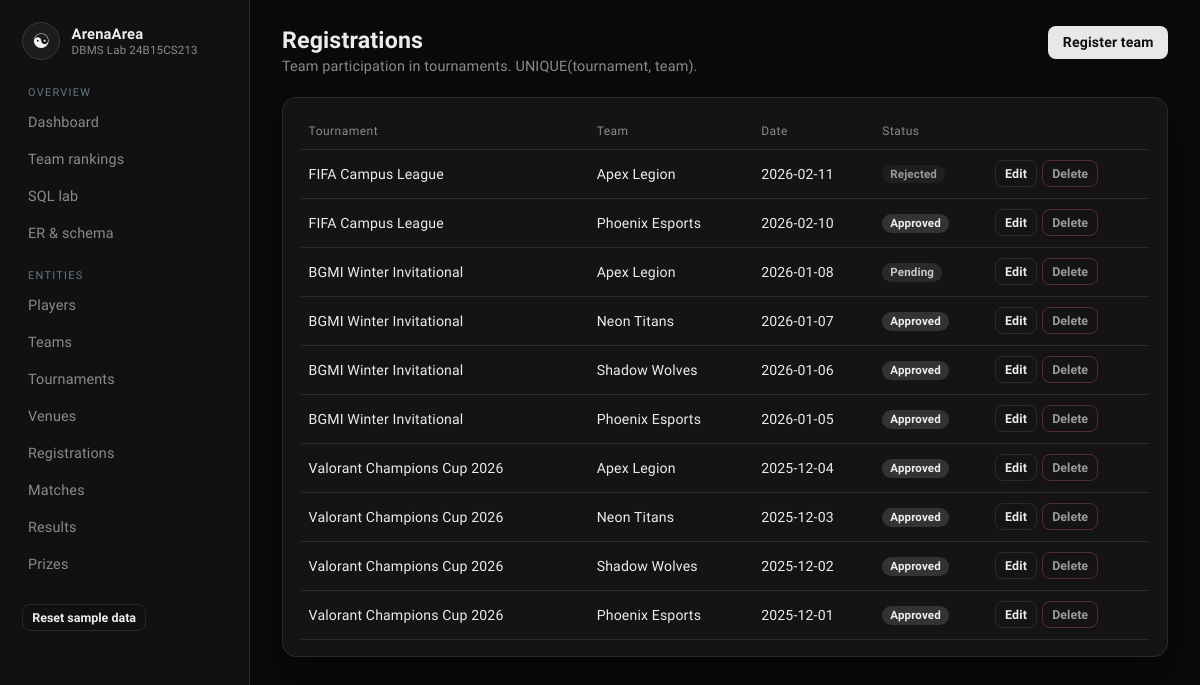
The page /registrations on the database its author committed.
### tables this page shows
CREATE TABLE Registration (
    registration_id   INTEGER PRIMARY KEY AUTOINCREMENT,
    tournament_id     INTEGER NOT NULL,
    team_id           INTEGER NOT NULL,
    registration_date TEXT    NOT NULL,
    status            TEXT    NOT NULL DEFAULT 'Pending'
                              CHECK (status IN ('Pending', 'Approved', 'Rejected')),
    UNIQUE (tournament_id, team_id),
    FOREIGN KEY (tournament_id) REFERENCES Tournament(tournament_id) ON DELETE CASCADE,
    FOREIGN KEY (team_id)       REFERENCES Team(team_id)           ON DELETE RESTRICT
);

CREATE TABLE Tournament (
    tournament_id   INTEGER PRIMARY KEY AUTOINCREMENT,
    tournament_name TEXT    NOT NULL,
    game_title      TEXT    NOT NULL,
    start_date      TEXT    NOT NULL,
    end_date        TEXT    NOT NULL,
    status          TEXT    NOT NULL CHECK (status IN ('Upcoming', 'Ongoing', 'Completed')),
    organizer_name  TEXT    NOT NULL,
    max_teams       INTEGER NOT NULL CHECK (max_teams >= 2),
    CHECK (end_date >= start_date)
);

CREATE TABLE Team (
    team_id      INTEGER PRIMARY KEY AUTOINCREMENT,
    team_name    TEXT    NOT NULL UNIQUE,
    coach_name   TEXT    NOT NULL,
    founded_year INTEGER NOT NULL CHECK (founded_year BETWEEN 2000 AND 2100),
    status       TEXT    NOT NULL DEFAULT 'Active'
                         CHECK (status IN ('Active', 'Inactive'))
);

### app.py (the view)
@app.route("/registrations")
def registrations_list():
    rows = query(
        """
        SELECT r.*, t.tournament_name, tm.team_name
        FROM Registration r
        JOIN Tournament t ON t.tournament_id = r.tournament_id
        JOIN Team tm ON tm.team_id = r.team_id
        ORDER BY r.registration_date DESC
        """
    )
    return render_template("registrations.html", rows=rows)

### app.py (called while the page is built)
def get_db():
    if "db" not in g:
        g.db = sqlite3.connect(DB_PATH)
        g.db.row_factory = sqlite3.Row
        g.db.execute("PRAGMA foreign_keys = ON")
    return g.db

def query(sql, args=(), one=False):
    cur = get_db().execute(sql, args)
    rows = cur.fetchall()
    cur.close()
    return (rows[0] if rows else None) if one else rows

### templates/registrations.html (shortened to what this page needs)
{% extends "base.html" %}
{% block content %}
<div class="topbar">
  <div><h2>Registrations</h2><p>Team participation in tournaments. UNIQUE(tournament, team).</p></div>
  <a class="btn" href="{{ url_for('registration_new') }}">Register team</a>
</div>
<div class="card">
<table>
  <thead><tr><th>Tournament</th><th>Team</th><th>Date</th><th>Status</th><th></th></tr></thead>
  <tbody>
  {% for r in rows %}
    <tr>
      <td>{{ r.tournament_name }}</td>
      <td>{{ r.team_name }}</td>
      <td>{{ r.registration_date }}</td>
      <td><span class="badge {{ r.status }}">{{ r.status }}</span></td>
      <td class="row-actions">
        <a class="btn ghost small" href="{{ url_for('registration_edit', registration_id=r.registration_id) }}">Edit</a>
        <form action="{{ url_for('registration_delete', registration_id=r.registration_id) }}" method="post">
          <button class="btn danger small" type="submit">Delete</button>
        </form>
      </td>
    </tr>
  {% endfor %}
  </tbody>
</table>
</div>
{% endblock %}

### static/style.css (style rules this page uses)
:root { --bg: #0a0a0a; --panel: #141414; --panel-2: #1a1a1a; --line: #2a2a2a; --text: #ececec; --muted: #8a8a8a; --mint: #cfcfcf; --mint-dim: #3a3a3a; --coral: #9a9a9a; --gold: #d0d0d0; --blue: #b8b8b8; --shadow: 0 18px 40px rgba(0, 0, 0, 0.45); }
* { box-sizing: border-box; }
html, body { margin: 0; min-height: 100%; }
body { font-family: "Sora", sans-serif; background: var(--bg); color: var(--text); letter-spacing: 0.01em; }
a { color: var(--mint); text-decoration: none; }
.topbar { display: flex; justify-content: space-between; align-items: flex-start; gap: 1rem; margin-bottom: 1.4rem; }
.topbar h2 { margin: 0 0 0.25rem; font-size: 1.45rem; }
.topbar p { margin: 0; color: var(--muted); font-size: 0.9rem; }
.btn, button.btn, input[type="submit"] { border: 0; background: #e8e8e8; color: #111; font-weight: 600; padding: 0.55rem 0.9rem; border-radius: 8px; cursor: pointer; font-family: inherit; font-size: 0.88rem; }
.btn.ghost, button.ghost { background: transparent; color: var(--text); border: 1px solid var(--line); }
.btn.danger, button.danger { background: transparent; color: var(--coral); border: 1px solid #5a2a34; }
.btn.small, button.small { padding: 0.32rem 0.55rem; font-size: 0.78rem; }
.card { background: var(--panel); border: 1px solid var(--line); border-radius: 14px; padding: 1rem 1.1rem; box-shadow: var(--shadow); }
table { width: 100%; border-collapse: collapse; font-size: 0.88rem; }
th, td { text-align: left; padding: 0.65rem 0.5rem; border-bottom: 1px solid var(--line); vertical-align: middle; }
th { color: var(--muted); font-weight: 500; font-size: 0.75rem; letter-spacing: 0.04em; }
.badge { display: inline-block; padding: 0.15rem 0.5rem; border-radius: 999px; font-size: 0.72rem; font-weight: 600; }
.Upcoming, .Pending, .Scheduled { background: #2a2a2a; color: #c8c8c8; }
.Ongoing, .Live, .Active, .Approved { background: #333; color: #eee; }
.Inactive, .Rejected, .Cancelled { background: #1f1f1f; color: #9a9a9a; }
.row-actions { display: flex; gap: 0.35rem; }

### rows shown on the page
Registration: tournament_name "FIFA Campus League", team_name "Apex Legion", registration_date "2026-02-11", status "Rejected"
Registration: tournament_name "FIFA Campus League", team_name "Phoenix Esports", registration_date "2026-02-10", status "Approved"
Registration: tournament_name "BGMI Winter Invitational", team_name "Apex Legion", registration_date "2026-01-08", status "Pending"
Registration: tournament_name "BGMI Winter Invitational", team_name "Neon Titans", registration_date "2026-01-07", status "Approved"
Registration: tournament_name "BGMI Winter Invitational", team_name "Shadow Wolves", registration_date "2026-01-06", status "Approved"
Registration: tournament_name "BGMI Winter Invitational", team_name "Phoenix Esports", registration_date "2026-01-05", status "Approved"
Registration: tournament_name "Valorant Champions Cup 2026", team_name "Apex Legion", registration_date "2025-12-04", status "Approved"
Registration: tournament_name "Valorant Champions Cup 2026", team_name "Neon Titans", registration_date "2025-12-03", status "Approved"
Registration: tournament_name "Valorant Champions Cup 2026", team_name "Shadow Wolves", registration_date "2025-12-02", status "Approved"
Registration: tournament_name "Valorant Champions Cup 2026", team_name "Phoenix Esports", registration_date "2025-12-01", status "Approved"
